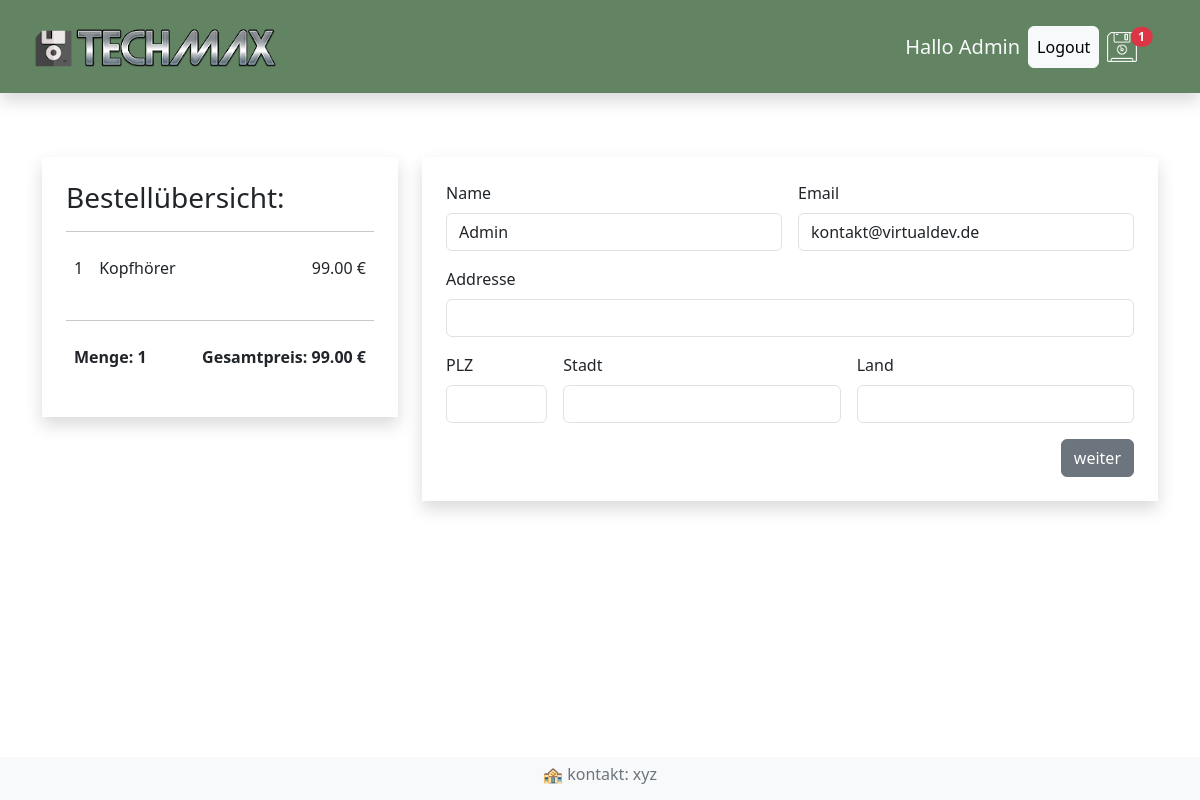
The app's page /kasse/ (signed in), older data.
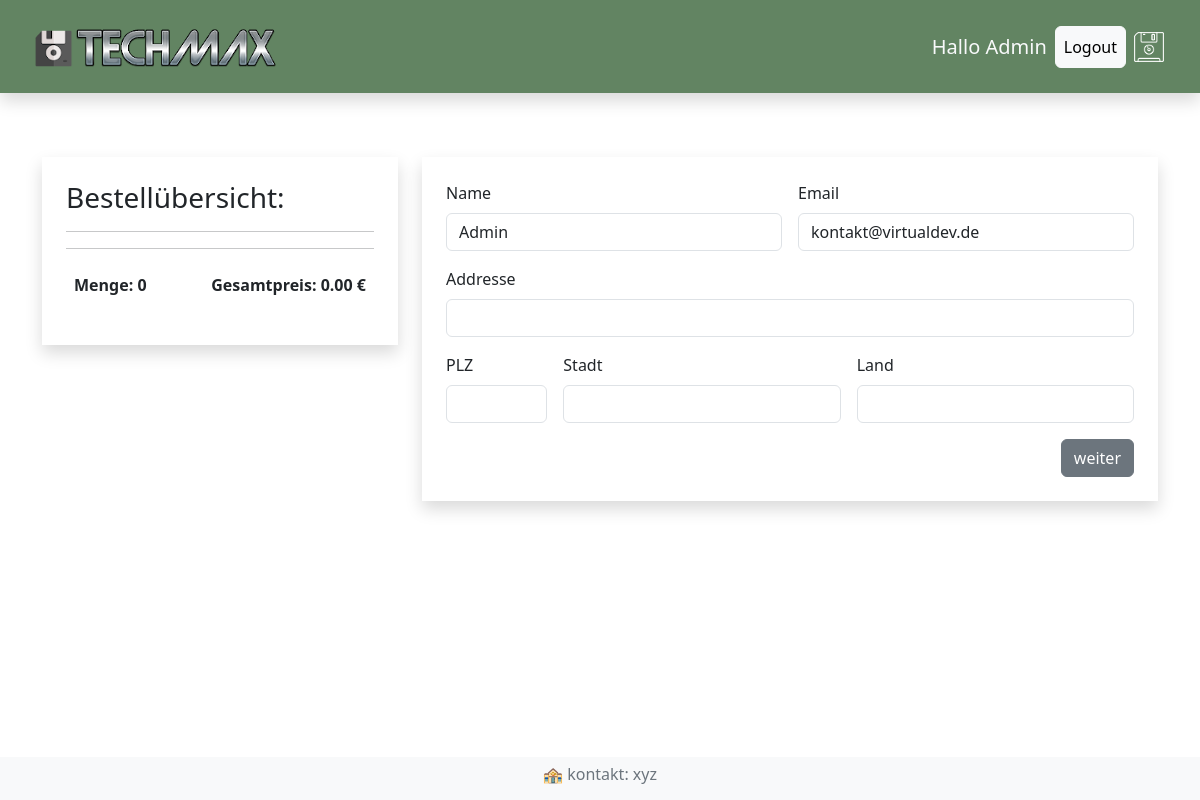
The same page, newer data.
### shop/models.py (models this page shows, shortened)
class BestellteArtikel(models.Model):
    artikel = models.ForeignKey(Artikel, on_delete=models.SET_NULL, null=True, blank=True)
    bestellung = models.ForeignKey(Bestellung, on_delete=models.SET_NULL, null=True, blank=True)
    menge = models.IntegerField(default=0, null=True, blank=True)
    datum = models.DateTimeField(auto_now_add=True)
    @property
    def get_summe(self):
        summe = self.artikel.preis * self.menge
        return summe

class Artikel(models.Model):
     name = models.CharField(max_length=200, null=True)
     beschreibung = models.TextField(null=True, blank=True)
     preis = models.DecimalField(max_digits=6, decimal_places=2)
     bild = models.ImageField(upload_to="artikelbilder/", null=True, blank=True)

class Bestellung(models.Model):
    kunde = models.ForeignKey(Kunde, on_delete=models.SET_NULL, null=True, blank=True)
    bestelldatum = models.DateTimeField(auto_now_add=True)
    erledigt = models.BooleanField(default=False, null=True, blank=True)
    auftrags_id = models.CharField(max_length=200, null=True, blank=True)
    @property
    def gesamt_summe(self):
        bestellteartikels = self.bestellteartikel_set.all()
        gesamtpreis = sum(artikel.get_summe for artikel in bestellteartikels)
        return gesamtpreis
    @property
    def gesamt_menge(self):
        bestellteartikels = self.bestellteartikel_set.all()
        gesamtmenge = sum(artikel.menge for artikel in bestellteartikels)
        return gesamtmenge

### shop/views.py (the view)
# urls.py: path("kasse/", views.kasse, name="kasse"),
def kasse(request):
    if request.user.is_authenticated:
        kunde = request.user.kunde
        bestellung, created = Bestellung.objects.get_or_create(kunde=kunde, erledigt=False)
        artikels = bestellung.bestellteartikel_set.all()
    else:
       cookieDaten = gastCookie(request)
       artikels = cookieDaten["artikels"]
       bestellung = cookieDaten["bestellung"]
    ctx = {"artikels": artikels, "bestellung": bestellung}
    return render(request, "shop/kasse.html", ctx)

### shop/context_processors.py (called while the page is built, shortened)
def warenkorb_anzahl(request):
    if request.user.is_authenticated:
         kunde = request.user.kunde
         bestellung, created= Bestellung.objects.get_or_create(kunde=kunde, erledigt=False)
         if bestellung:
             menge = bestellung.gesamt_menge
         else:
            menge =0
    return {"menge": menge}

### shop/templates/shop/kasse.html (shortened to what this page needs)
{% extends "shop/index.html" %}
{% block content %}
   <div class="row mt-4">
    <div class="col-4">
        <div class="shadow p-4">
            <h3>Bestellübersicht: </h3>
            <hr>
            {% for artikel in artikels %}
            <div class="d-flex">
                <p class="p-2">{{artikel.menge}}</p>
                <p class="me-auto p-2">{{artikel.artikel.name}}</p>
                <p class="p-2">{{artikel.get_summe|floatformat:2}} €</p>
            </div>
            {% endfor %}
            <hr>
             <div class="d-flex">
                <p class="me-auto fw-bold p-2">Menge: {{bestellung.gesamt_menge}}</p>
                <p class="fw-bold p-2">Gesamtpreis: {{ bestellung.gesamt_summe|floatformat:2 }} €</p>
             </div>
        </div>
    </div>
    <div class="col-8">
        <div class="shadow p-4">
            <form id="formular" class="row g-3">
                <div class="col-md-6">
                    <label for="inputName" class="form-label">Name</label>
                    {% if request.user.is_authenticated %}
                    <input type="text" class="form-control" id="inputName" value="{{request.user|title}}"required>
                    {% else %}
                    <input type="text" class="form-control" id="inputName" required>
                    {% endif %}
                </div>
                  <div class="col-md-6">
                    <label for="inputEmail" class="form-label">Email</label>
                      {% if request.user.is_authenticated %}
                    <input type="email" class="form-control" id="inputEmail" value="{{request.user.email}}"required>
                    {% else %}
                    <input type="email" class="form-control" id="inputEmail" value="{{request.user.email}}"required>
                    {% endif %}
                </div>
                <div class="col-12">
                    <label for="inputAddress" class="form-label">Addresse</label>
                    <input type="text" class="form-control" id="inputAdresse" placeholder=""required>
                </div>
                 <div class="col-md-2">
                    <label for="inputPlz" class="form-label">PLZ</label>
                    <input type="text" class="form-control" id="inputPlz" required>
                </div>
                <div class="col-md-5">
                    <label for="inputStadt" class="form-label">Stadt</label>
                    <input type="text" class="form-control" id="inputStadt" required>
                </div>
                <div class="col-md-5">
                    <label for="inputLand" class="form-label">Land</label>
                    <input type="text" class="form-control" id="inputLand" required>
                </div>
                <div class="col-12 d-flex justify-content-end">
                    <button type="submit" class="btn btn-secondary" id="formular-button">weiter</button>
                </div>
                </form>
        </div>
    </div>
   </div>
{% endblock content %}

### shop/templates/shop/menu.html
{% load static%}
<nav class="navbar shadow p-3 mb-4 sticky-top" style="background-color:rgb(98, 132, 98)">
  <div class="container-fluid">
    <a class="navbar-brand link-light" href="{% url 'shop' %}">
        <img src="{% static 'bilder/logo-1.png' %}" alt="Logo von der Firma Techmax">
    </a>
      <div class="navbar-nav">
        <div class="d-flex align-items-center">
          <h5 class="text-light m-2">Hallo {{request.user|title}}</h5>
          {% if request.user.is_authenticated %}
           <a class=" btn btn-light p-2" href="{% url 'logout' %}">Logout</a>
          {% else %}
          {% comment %} Login Button: {% endcomment %}
          <a class="btn btn-light p-2" href="{% url 'login' %}">Login</a>
         {% endif %}
        <a class="nav-link link-light p-2" href="{% url 'warenkorb' %}">
            <img src="{% static 'bilder/floppy.png' %}" alt="">
            {% if menge >= 1%}
            <span class="badge rounded-pill bg-danger position-absolut top-25 start-25 translate-middle">
              {{menge}}
            </span>
            {% endif %}
        </a>
      </div>
    </div>
 </div>
</nav>

Row changes from the older to the newer data that the page shows:
no longer on this page (row unchanged): BestellteArtikel: menge "1", artikel.name "Kopfhörer", get_summe "99.00"
no longer on this page (row edited): Bestellung: gesamt_menge "1", gesamt_summe "99.00"
added Bestellung: gesamt_menge "0", gesamt_summe "0.00"
Text that changed along with them:
{{ menge }}: "1" → (not shown)
